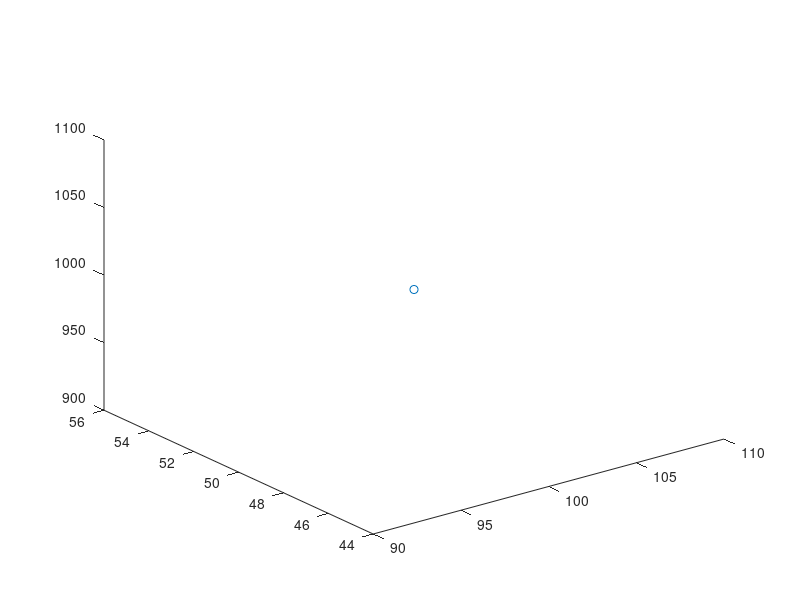

Write the MATLAB code that produced this figure. (Note: this script raises an error after producing the figure.)
% parameters %
alpha = pi/4;
beta = pi/4;
gama = pi/4;
Rot_gama = [cos(gama), sin(gama),0; -sin(gama), cos(gama),0; 0,0,1];
Rot_beta = [cos(beta),0, -sin(beta);0,1,0;sin(beta),0,cos(beta)];
Rot_alpha = [1,0,0; 0,cos(alpha),sin(alpha);0,-sin(alpha),cos(alpha)];
Rot = Rot_gama*Rot_beta*Rot_alpha;

image_width = 1280;
image_height = 960;
point_num = 100;
range = 1000;
% X(1,:) = 2*range*rand([1,point_num]) - range;
% X(2,:) = 1.5*range*rand([1,point_num]) -0.75*range;
% X(3,:) = range*rand([1,point_num])+500;
X(1,:) = 100;
X(2,:) = 50;
X(3,:) = 1000;
 phi = atan2(X(3,:),X(2,:)); % angle with y axis
 y_phi_array = sqrt(X(3,:).*X(3,:) + X(2,:).*X(2,:));
plot3(X(1,:),X(2,:),X(3,:),'o');
global n1 n2 n3 R r;
n1 = 1.000; % air
n2 = 1.49; % glass
n3 = 1.333; % water

pixel_length = 0.0035;
R = 50; % R 50mm
R_pixel= 50/pixel_length;
r = 46; % r 46mm
r_pixel= 46/pixel_length;
d = 21.4; % distance between optical center and axis 21.4mm
d_pixel = 40/pixel_length;
f= 3.7; % pixel 3.7mm
f_pixel = f/pixel_length;
axis_center = [0,0,0];
focal_center = [0,0,d-f];
d1 = d -f;
[c s_d]= solve_c(R,r,X,d1,f);

c_pixel = c/pixel_length;
% v = 30;
% u = 40;


u = f*c(:,1)/(r-d1)/pixel_length + image_width/2;
v = image_height/2 - y_phi_array.*tan(phi)/pixel_length; 
s = (sqrt(f*f*d1*d1-(v*v + f*f)*(d1*d1-r*r))-f*d1)/(v*v+f*f);
r_in = [s*u,s*v,s*f];
r_in_norm = r_in/norm(r_in);
N = [0,s*v,s*f+d1];
N_norm = N/norm(N);
theta_1 = atan(sqrt(u*u+v*v)/f);
r_glass = n1/n2*r_in_norm - (n1/n2*cos(theta_1)-sqrt(1- n1*n1/(n2*n2)*sin(theta_1)*sin(theta_1)))*N_norm;
r_glass_norm = norm(r_glass);
theta_2 = asin(n1*sin(theta_1)/n2);
r_out = n2/n3*r_glass_norm - (n2/n3*cos(theta_2)-sqrt(1- n2*n2/(n3*n3)*sin(theta_2)*sin(theta_2)))*N_norm;
theta_3 = asin(n2*sin(theta_2)/n3);
r_out_mov = [0,0, R- (R-r)*tan(theta_2)*tan(theta_3)-(r-d1)*tan(theta_1)*tan(theta_3)];



 

